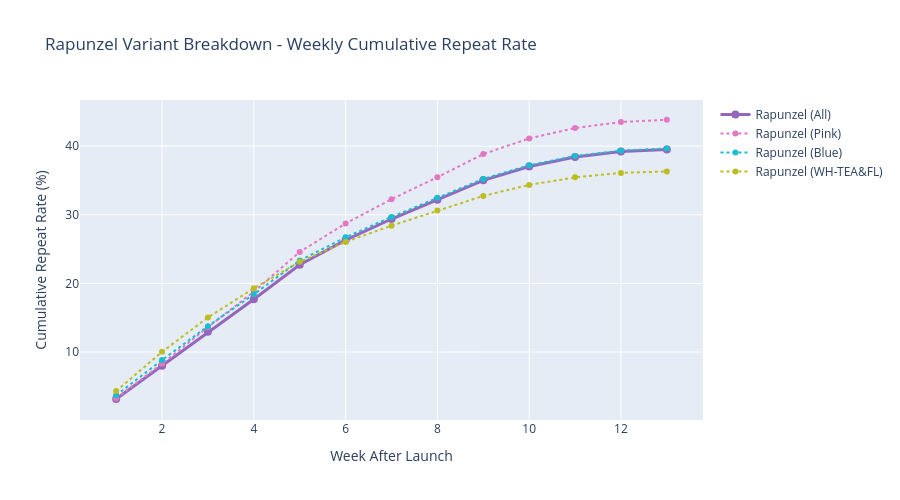

The code cell stored with this chart in its notebook:
### Code cell
# Rapunzel Variant Breakdown - Weekly Cumulative Repeat Rate
if len(all_weekly_df) > 0:
    print("RAPUNZEL VARIANTS - Weekly Cumulative Repeat Rate")
    print("-" * 50)
    
    # Rapunzel variants: Pink, Blue, WH-TEA&FL (with parentheses format)
    rapunzel_variants = all_weekly_df[all_weekly_df['initiative_name'].isin([
        'Rapunzel (All)', 'Rapunzel (Pink)', 'Rapunzel (Blue)', 'Rapunzel (WH-TEA&FL)'
    ])].copy()
    
    if len(rapunzel_variants) > 0 and rapunzel_variants['initiative_name'].nunique() > 1:
        fig = go.Figure()
        
        color_map = {
            'Rapunzel (All)': '#9467bd',
            'Rapunzel (Pink)': '#e377c2',
            'Rapunzel (Blue)': '#17becf',
            'Rapunzel (WH-TEA&FL)': '#bcbd22'
        }
        
        for variant in rapunzel_variants['initiative_name'].unique():
            data = rapunzel_variants[rapunzel_variants['initiative_name'] == variant]
            is_all = (variant == 'Rapunzel (All)')
            
            fig.add_trace(go.Scatter(
                x=data['week'],
                y=data['cumulative_repeat_rate'],
                mode='lines+markers',
                name=variant,
                line=dict(
                    color=color_map.get(variant, 'gray'),
                    width=3 if is_all else 2,
                    dash='solid' if is_all else 'dot'
                ),
                marker=dict(size=8 if is_all else 6)
            ))
        
        fig.update_layout(
            title='Rapunzel Variant Breakdown - Weekly Cumulative Repeat Rate',
            xaxis_title='Week After Launch',
            yaxis_title='Cumulative Repeat Rate (%)',
            height=500,
            hovermode='x unified'
        )
        
        fig.show()
        
        # Weekly reference table
        print("\nWeekly Repeat Rate (%) by Variant:")
        weekly_pivot = rapunzel_variants.pivot(index='initiative_name', columns='week', values='cumulative_repeat_rate').round(2)
        weekly_pivot.index.name = 'Variant'
        weekly_pivot.columns = [f'W{int(w)}' for w in weekly_pivot.columns]
        display(weekly_pivot)
        
        # Summary table with repeat shopper counts
        print("\n📊 Repeat Shopper Summary (W13):")
        rapunzel_inits = ['Rapunzel (All)', 'Rapunzel (Blue)', 'Rapunzel (Pink)', 'Rapunzel (WH-TEA&FL)']
        summary_data = []
        for init_name in rapunzel_inits:
            init_overall = overall_df[overall_df['initiative_name'] == init_name]
            if len(init_overall) > 0:
                row = init_overall.iloc[0]
                summary_data.append({
                    'Variant': init_name,
                    '# of Trial Shoppers': int(row['pre_shoppers']),
                    '# of Repeat Shoppers': int(row['repeat_shoppers']),
                    'W13 Repeat Rate (%)': round(row['repeat_rate'], 1)
                })
        
        if summary_data:
            summary_df = pd.DataFrame(summary_data)
            # Add WH-TEA&FL vs Blue delta row
            wh_rate = summary_df[summary_df['Variant'] == 'Rapunzel (WH-TEA&FL)']['W13 Repeat Rate (%)'].values
            blue_rate = summary_df[summary_df['Variant'] == 'Rapunzel (Blue)']['W13 Repeat Rate (%)'].values
            if len(wh_rate) > 0 and len(blue_rate) > 0:
                delta = round(wh_rate[0] - blue_rate[0], 1)
                delta_row = pd.DataFrame([{
                    'Variant': 'WH-TEA&FL vs Blue',
                    '# of Trial Shoppers': '-',
                    '# of Repeat Shoppers': '-',
                    'W13 Repeat Rate (%)': delta
                }])
                summary_df = pd.concat([summary_df, delta_row], ignore_index=True)
            display(summary_df)
    else:
        print("Note: Variant breakdowns (Pink, Blue, WH-TEA&FL) not yet extracted.")
        print("Only aggregate 'Rapunzel (All)' available - variant filtering may need adjustment.")

### Figure 1 — Plotly figure (JSON) as saved in the notebook; plotly's stock layout.template omitted (floating-point values rounded to 4 significant figures)
{"data": [{"line": {"color": "#9467bd", "dash": "solid", "width": 3}, "marker": {"size": 8}, "mode": "lines+markers", "name": "Rapunzel (All)", "type": "scatter", "x": [1.0, 2.0, 3.0, 4.0, 5.0, 6.0, 7.0, 8.0, 9.0, 10.0, 11.0, 12.0, 13.0], "y": [3.16, 8.01, 12.95, 17.69, 22.71, 26.3, 29.38, 32.19, 35.02, 37.03, 38.4, 39.21, 39.51]}, {"line": {"color": "#e377c2", "dash": "dot", "width": 2}, "marker": {"size": 6}, "mode": "lines+markers", "name": "Rapunzel (Pink)", "type": "scatter", "x": [1.0, 2.0, 3.0, 4.0, 5.0, 6.0, 7.0, 8.0, 9.0, 10.0, 11.0, 12.0, 13.0], "y": [3.26, 8.3, 13.63, 18.78, 24.59, 28.72, 32.26, 35.47, 38.84, 41.12, 42.64, 43.51, 43.84]}, {"line": {"color": "#17becf", "dash": "dot", "width": 2}, "marker": {"size": 6}, "mode": "lines+markers", "name": "Rapunzel (Blue)", "type": "scatter", "x": [1.0, 2.0, 3.0, 4.0, 5.0, 6.0, 7.0, 8.0, 9.0, 10.0, 11.0, 12.0, 13.0], "y": [3.71, 8.83, 13.77, 18.41, 23.33, 26.71, 29.68, 32.46, 35.22, 37.2, 38.57, 39.34, 39.65]}, {"line": {"color": "#bcbd22", "dash": "dot", "width": 2}, "marker": {"size": 6}, "mode": "lines+markers", "name": "Rapunzel (WH-TEA&FL)", "type": "scatter", "x": [1.0, 2.0, 3.0, 4.0, 5.0, 6.0, 7.0, 8.0, 9.0, 10.0, 11.0, 12.0, 13.0], "y": [4.31, 10.04, 15.04, 19.28, 23.15, 26.04, 28.41, 30.63, 32.74, 34.35, 35.45, 36.1, 36.31]}], "layout": {"height": 500, "hovermode": "x unified", "title": {"text": "Rapunzel Variant Breakdown - Weekly Cumulative Repeat Rate"}, "xaxis": {"title": {"text": "Week After Launch"}}, "yaxis": {"title": {"text": "Cumulative Repeat Rate (%)"}}}}
